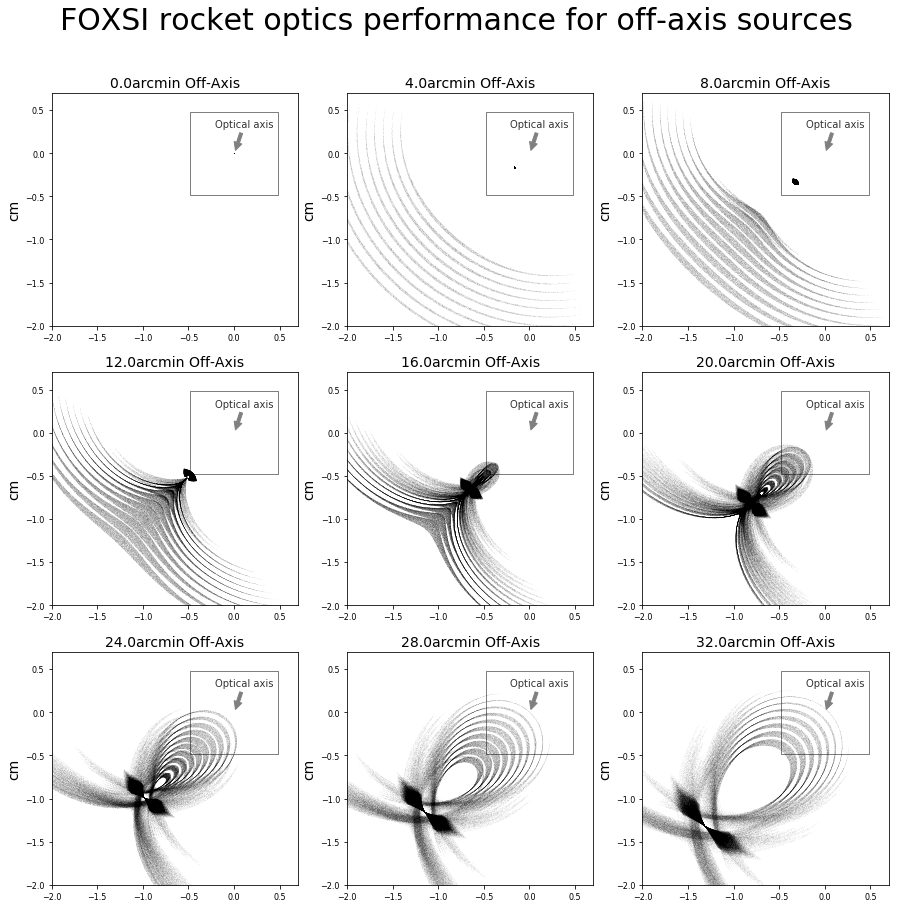

Here is the Python script that generated this plot:
'''
Goal: This figure shows several plots starting from on-axis and moving off-axis
      showing how the ghost ray pattern emerges and changes as the sources moves
      further off-axis. Source at 1 AU. No energy dependance included in this
      example.

User Inputs:
              1. Number of rays.
              2. Path to the folder where to save the final figure.

Run:
        ipython gallery_example2.py

Output:
        An image saved as My_gallery_example2.png

Last update: Sep, 2019
'''


import numpy as np
import matplotlib.pyplot as plt
import matplotlib.patches as patches
from foxsisim.detector import Detector
from foxsisim.source import Source
from foxsisim.module import Module
from foxsisim.detector import Detector

n = 1000        ## Number of rays
SaveFolder = './' ## Path of the SaveFolder

fbr = 3.09671       ## Front blocker radius [cm].
rbr = 2.62          ## Rear blocker radius [cm].
Sdist = -1.5e13     ## Distance to the Sun [cm].
offaxisAngles = np.arange(0.,33.,4.)     ## Off-axis angles [arcmin]

## Creating empty lists:
All_Drays, All_Hrays, All_Prays, All_Srays = [], [], [], []
All_Dx, All_Dy, All_Hx, All_Hy, All_Px, All_Py = [], [], [], [], [], []
All_Sx, All_Sy = [], []

for angle in offaxisAngles:
    #Create Source :
    Xs = -Sdist * np.sin(np.deg2rad(np.sqrt(2.) * angle / 120.0))
    Ys = -Sdist * np.sin(np.deg2rad(np.sqrt(2.) * angle / 120.0))
    source = Source(type='point',center=[Xs, Ys, Sdist ])
    print('Off-axis Angle: %f' % angle)
    module = Module(radii = [5.151,4.9,4.659,4.429,4.21,4.0,3.799,3.59,3.38,3.17], core_radius=(fbr,rbr))
    rays = source.generateRays(module.targetFront,n)
    module.passRays(rays)
    #save_rays(rays,filename=SaveFolder+'rays_Angle_=_'+str(angle)+'.csv')

    # Create detector :
    detector = Detector(width=10,
                    height=10,
                    normal = [0,0,1],
                    center = [0,0,230],
                    reso = [1024,1024])
    # Detector Catch rays:
    detector.catchRays(rays)
    '''Defining D, H, and P rays'''
    Drays = [ray for ray in rays if (ray.des[2]==230.0 and ray.bounces ==2 )]
    Srays = [ray for ray in rays if (ray.des[2]==230.0 and ray.bounces ==0 and ray.tag[-8:] == 'Source-D' )]
    Hrays = [ray for ray in rays if (ray.des[2]==230.0 and ray.bounces ==1 and ray.tag[-4:] == 'Hy-D' )]
    Prays = [ray for ray in rays if (ray.des[2]==230.0 and ray.bounces ==1 and ray.tag[-4:] == 'Pa-D' )]

    All_Drays.append(Drays)
    All_Hrays.append(Hrays)
    All_Prays.append(Prays)
    All_Srays.append(Srays)

    sim_scale = 1.0    # 1cm = 17.4 arcmin
    #sim_scale = 17.4    # 1cm = 17.4 arcmin

    #Hyperboloid
    Hx, Hy = [], []
    for ray in Hrays:
        Hx.append(ray.pos[0]*sim_scale)
        Hy.append(ray.pos[1]*sim_scale)
    All_Hx.append(Hx)
    All_Hy.append(Hy)

    # Paraboloid
    Px, Py = [], []
    for ray in Prays:
        Px.append(ray.pos[0]*sim_scale)
        Py.append(ray.pos[1]*sim_scale)
    All_Px.append(Px)
    All_Py.append(Py)

    # Double
    Dx, Dy = [], []
    for ray in Drays:
        Dx.append(ray.pos[0]*sim_scale)
        Dy.append(ray.pos[1]*sim_scale)
    All_Dx.append(Dx)
    All_Dy.append(Dy)

    # StraightThrough
    Sx, Sy = [], []
    for ray in Srays:
        Sx.append(ray.pos[0]*sim_scale)
        Sy.append(ray.pos[1]*sim_scale)
    All_Sx.append(Sx)
    All_Sy.append(Sy)

fig = plt.figure(figsize=(15,15))
st = fig.suptitle("FOXSI rocket optics performance for off-axis sources", fontsize=30,y=0.92)
for i, angle in enumerate(offaxisAngles):
    plt.subplot(3,3,i+1)
    plt.title(str(angle)+'arcmin Off-Axis',fontsize=14)
    plt.ylabel('cm',fontsize=14)
    plt.yticks(fontsize=12)
    plt.xticks(fontsize=12)
    plt.scatter(All_Hx[i],All_Hy[i],color='black',s=0.5,alpha=0.9)
    plt.scatter(All_Px[i],All_Py[i],color='black',s=0.5,alpha=0.9)
    plt.scatter(All_Dx[i],All_Dy[i],color='black',s=0.5,alpha=0.9)
    plt.scatter(All_Sx[i],All_Sy[i],color='black',s=0.5,alpha=0.9)
    plt.ylim(-2.0,.7)
    plt.xlim(-2.0,.7)
    plt.tick_params(labelsize=8)
    ax = plt.gca()
    ax.add_patch(patches.Rectangle((-0.48,-0.48),0.96,0.96,fill=False,linewidth=0.5))
    ax.annotate('Optical axis',xy=[0.01,0.01],xytext=(-20, 25),color='black',alpha=0.8,
                textcoords='offset points',arrowprops=dict(
                arrowstyle='simple,tail_width=0.3,head_width=0.8,head_length=0.8',
                facecolor='grey',ec='grey'))
    plt.savefig(SaveFolder+'My_gallery_example2.png')
